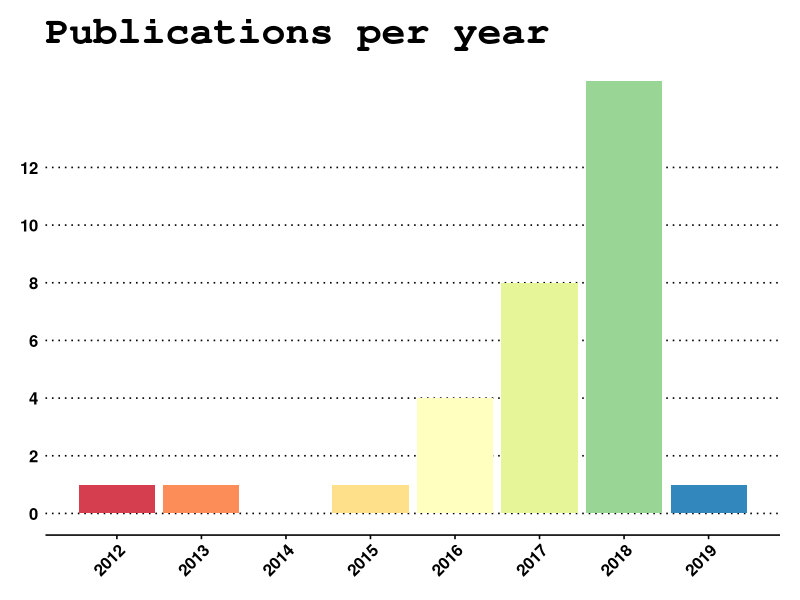
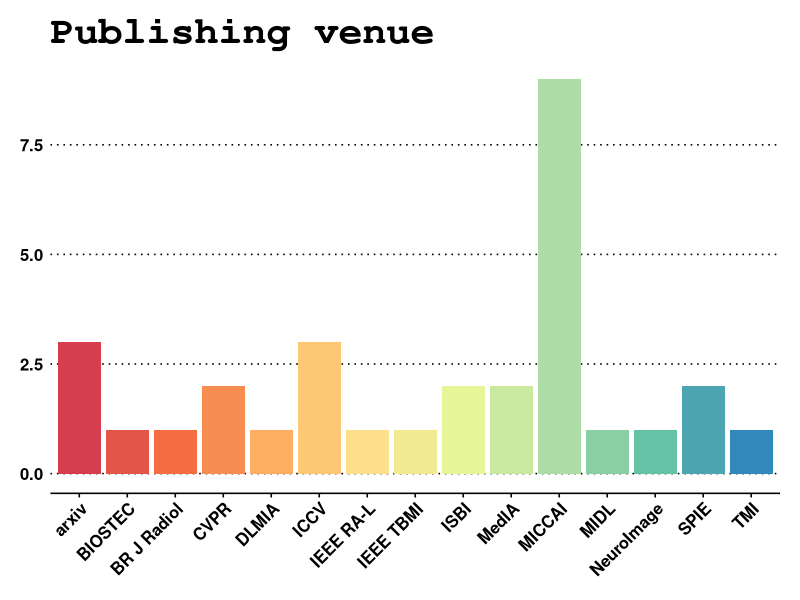
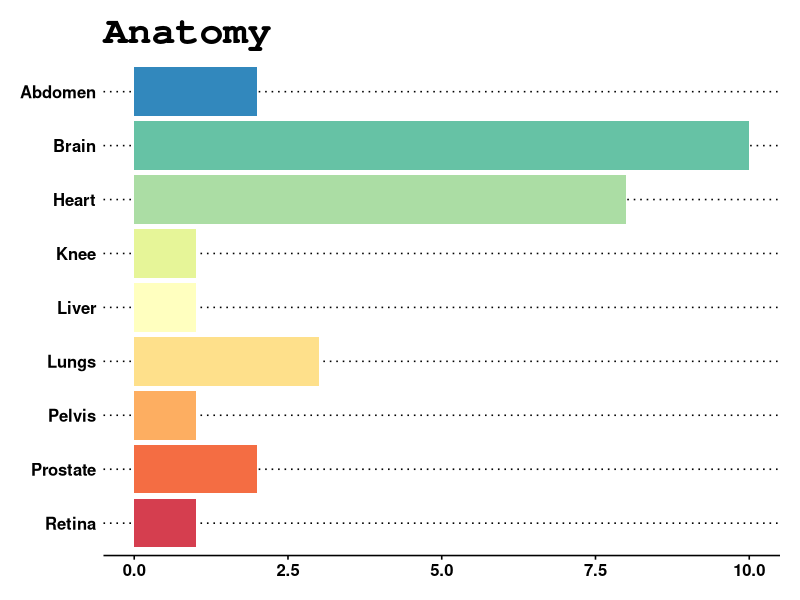
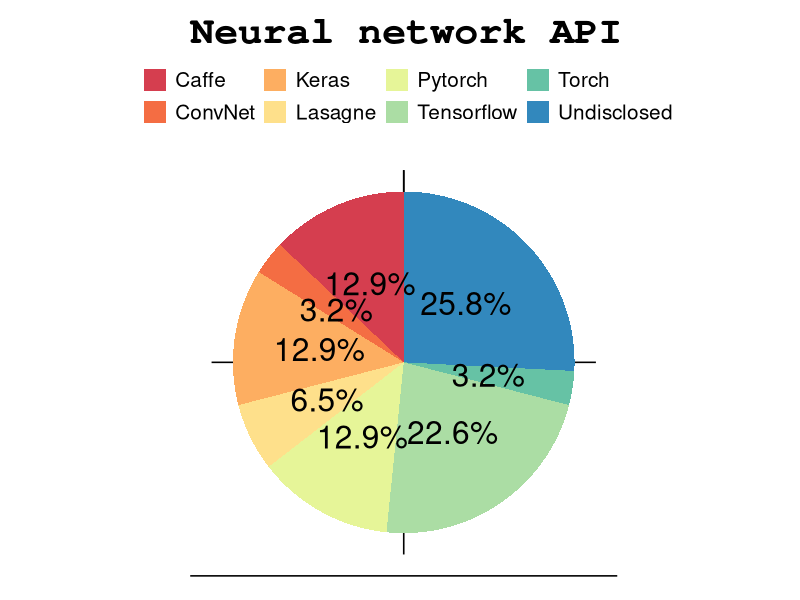

Generate these figures, in order, with R:
library( ggplot2 )
library( ggthemes )
library( scales )
library( dplyr )

library( RColorBrewer )

deepMapBrief <- read.csv( "./DeepMapBrief.csv" )

## Make publishing year histogram

yearPlot <- ggplot( deepMapBrief, aes( YearPublished ) ) +
  geom_bar( aes( fill = factor( YearPublished ) ) ) +
  ggtitle( "Publications per year" ) +
  scale_x_continuous( "Year", breaks = seq( 2012, 2019, by = 1 ), labels = seq( 2012, 2019, by = 1 ) ) +
  scale_y_continuous( "Count", breaks = seq( 0, 12, by = 2 ), labels = seq( 0, 12, by = 2 ) ) +
  scale_fill_brewer( palette = "Spectral" ) +
  theme_wsj( color = "white" )  +
  theme( legend.position = "none",
         axis.text.x = element_text( angle = 45, hjust = 1 ) )

ggsave( yearPlot, filename = paste0( './Figures/yearPlot.pdf' ),
  width = 6, height = 8, units = 'in' )

## Make publishing venue histogram

getPalette <- colorRampPalette( brewer.pal( 8, "Spectral" ) )
numberOfVenues <- length( unique( deepMapBrief$Venue ) )

venuePlot <- ggplot( deepMapBrief, aes( Venue ) ) +
  geom_bar( aes( fill = factor( Venue ) ) ) +
  ggtitle( "Publishing venue" ) +
  scale_y_continuous( "Count" ) +
  scale_fill_manual( values = getPalette( numberOfVenues ) ) +
  theme_wsj( color = "white" ) +
  theme( legend.position = "none",
         axis.text.x = element_text( angle = 45, hjust = 1 )
       )

ggsave( venuePlot, filename = paste0( './Figures/venuePlot.pdf' ),
  width = 12, height = 4, units = 'in' )

## Make anatomy histogram

anatomy <- c()
for( i in 1:length( deepMapBrief$Anatomy ) )
  {
  if( is.na( deepMapBrief$Anatomy[i] ) )
    {
    next
    }
  if( grepl( '_', deepMapBrief$Anatomy[i] ) )
    {
    tokens <- unlist( strsplit( deepMapBrief$Anatomy[i], '_' ) )
    anatomy <- append( anatomy, c( tokens ) )
    } else {
    anatomy <- append( anatomy, deepMapBrief$Anatomy[i] )
    }
  }
anatomy[is.na( anatomy )] <- 'None'

anatomyDataFrame <- data.frame( Anatomy = as.factor( anatomy ) )
anatomyDataFrame$Anatomy <- factor( anatomyDataFrame$Anatomy,
  levels = rev( c( 'Abdomen', 'Brain', 'Heart', 'Knee', 'Liver', 'Lungs', 'Pelvis', 'Prostate', 'Retina' ) ) )

anatomyPlot <- ggplot( anatomyDataFrame, aes( x = Anatomy ) ) +
  geom_bar( aes( fill = Anatomy ) ) +
  coord_flip() +
  ggtitle( "Anatomy" ) +
  scale_y_continuous( "Count" ) +
  scale_fill_brewer( "", palette = "Spectral" ) +
  theme_wsj( color = "white" )  +
  theme( legend.position = "none" )

ggsave( anatomyPlot, filename = paste0( './Figures/anatomyPlot.pdf' ),
  width = 10, height = 5, units = 'in' )


## Make pie chart

apiDataFrame <- data.frame( API = deepMapBrief$DeepLearningPlatform )
apiDataFrame <- apiDataFrame %>%
  group_by( API ) %>%
  count() %>%
  ungroup() %>%
  mutate( per = `n`/sum( `n` ) ) %>%
  arrange( desc( API ) )
apiDataFrame$label <- scales::percent( apiDataFrame$per )

apiPlot <- ggplot( apiDataFrame, aes( x = factor( 1 ), fill = API ) ) +
  geom_bar( aes( x = "", y = per, fill = API ), stat = "identity" , width = 1 ) +
  ggtitle( "Neural network API" ) +
  coord_polar( "y" ) +
  ylab( "" ) +
  xlab( "" ) +
  scale_fill_brewer( "", palette = "Spectral" ) +
  theme_wsj( color = "white" ) +
  theme( legend.text = element_text( size = 15 ),
         axis.text.x = element_blank(),
         axis.ticks = element_blank(),
         panel.grid = element_blank(),
         panel.border = element_blank() ) +
  geom_text( aes( x = 1, y = cumsum( per ) - per/2, label = label ), size = 8 )

ggsave( apiPlot, filename = paste0( './Figures/apiPlot.pdf' ),
  width = 7, height = 9, units = 'in' )
